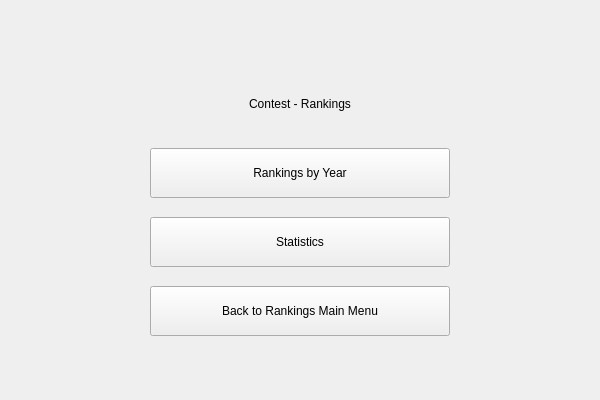
<?xml version="1.0" encoding="UTF-8"?>
<ui version="4.0">
 <class>rankings_contest_main_menu</class>
 <widget class="QWidget" name="rankings_contest_main_menu">
  <property name="geometry">
   <rect>
    <x>0</x>
    <y>0</y>
    <width>600</width>
    <height>400</height>
   </rect>
  </property>
  <property name="sizePolicy">
   <sizepolicy hsizetype="Expanding" vsizetype="Preferred">
    <horstretch>0</horstretch>
    <verstretch>0</verstretch>
   </sizepolicy>
  </property>
  <property name="windowTitle">
   <string>Form</string>
  </property>
  <property name="layoutDirection">
   <enum>Qt::LayoutDirection::LeftToRight</enum>
  </property>
  <layout class="QHBoxLayout" name="layout">
   <item>
    <spacer name="left_spacer">
     <property name="orientation">
      <enum>Qt::Orientation::Horizontal</enum>
     </property>
     <property name="sizeType">
      <enum>QSizePolicy::Policy::Preferred</enum>
     </property>
     <property name="sizeHint" stdset="0">
      <size>
       <width>100</width>
       <height>20</height>
      </size>
     </property>
    </spacer>
   </item>
   <item>
    <layout class="QVBoxLayout" name="main_vertical_layout">
     <item>
      <spacer name="top_spacer">
       <property name="orientation">
        <enum>Qt::Orientation::Vertical</enum>
       </property>
       <property name="sizeHint" stdset="0">
        <size>
         <width>20</width>
         <height>68</height>
        </size>
       </property>
      </spacer>
     </item>
     <item>
      <widget class="QLabel" name="menu_title_label">
       <property name="sizePolicy">
        <sizepolicy hsizetype="Expanding" vsizetype="Preferred">
         <horstretch>0</horstretch>
         <verstretch>0</verstretch>
        </sizepolicy>
       </property>
       <property name="minimumSize">
        <size>
         <width>300</width>
         <height>50</height>
        </size>
       </property>
       <property name="text">
        <string>Contest - Rankings</string>
       </property>
       <property name="alignment">
        <set>Qt::AlignmentFlag::AlignCenter</set>
       </property>
      </widget>
     </item>
     <item>
      <spacer name="middle_spacer_3">
       <property name="orientation">
        <enum>Qt::Orientation::Vertical</enum>
       </property>
       <property name="sizeType">
        <enum>QSizePolicy::Policy::Fixed</enum>
       </property>
       <property name="sizeHint" stdset="0">
        <size>
         <width>20</width>
         <height>13</height>
        </size>
       </property>
      </spacer>
     </item>
     <item>
      <layout class="QHBoxLayout" name="horizontal_layout">
       <item>
        <spacer name="center_left_spacer">
         <property name="orientation">
          <enum>Qt::Orientation::Horizontal</enum>
         </property>
         <property name="sizeHint" stdset="0">
          <size>
           <width>33</width>
           <height>17</height>
          </size>
         </property>
        </spacer>
       </item>
       <item>
        <layout class="QVBoxLayout" name="center_vertical_layout">
         <item>
          <widget class="QPushButton" name="rankings_button">
           <property name="sizePolicy">
            <sizepolicy hsizetype="Fixed" vsizetype="Fixed">
             <horstretch>0</horstretch>
             <verstretch>0</verstretch>
            </sizepolicy>
           </property>
           <property name="minimumSize">
            <size>
             <width>300</width>
             <height>50</height>
            </size>
           </property>
           <property name="text">
            <string>Rankings by Year</string>
           </property>
          </widget>
         </item>
         <item>
          <spacer name="middle_spacer_2">
           <property name="orientation">
            <enum>Qt::Orientation::Vertical</enum>
           </property>
           <property name="sizeType">
            <enum>QSizePolicy::Policy::Fixed</enum>
           </property>
           <property name="sizeHint" stdset="0">
            <size>
             <width>20</width>
             <height>13</height>
            </size>
           </property>
          </spacer>
         </item>
         <item>
          <widget class="QPushButton" name="statistics_button">
           <property name="sizePolicy">
            <sizepolicy hsizetype="Fixed" vsizetype="Fixed">
             <horstretch>0</horstretch>
             <verstretch>0</verstretch>
            </sizepolicy>
           </property>
           <property name="minimumSize">
            <size>
             <width>300</width>
             <height>50</height>
            </size>
           </property>
           <property name="text">
            <string>Statistics</string>
           </property>
          </widget>
         </item>
         <item>
          <spacer name="middle_spacer_1">
           <property name="orientation">
            <enum>Qt::Orientation::Vertical</enum>
           </property>
           <property name="sizeType">
            <enum>QSizePolicy::Policy::Fixed</enum>
           </property>
           <property name="sizeHint" stdset="0">
            <size>
             <width>20</width>
             <height>13</height>
            </size>
           </property>
          </spacer>
         </item>
         <item>
          <widget class="QPushButton" name="back_button">
           <property name="sizePolicy">
            <sizepolicy hsizetype="Fixed" vsizetype="Fixed">
             <horstretch>0</horstretch>
             <verstretch>0</verstretch>
            </sizepolicy>
           </property>
           <property name="minimumSize">
            <size>
             <width>300</width>
             <height>50</height>
            </size>
           </property>
           <property name="text">
            <string>Back to Rankings Main Menu</string>
           </property>
          </widget>
         </item>
        </layout>
       </item>
       <item>
        <spacer name="center_right_spacer">
         <property name="orientation">
          <enum>Qt::Orientation::Horizontal</enum>
         </property>
         <property name="sizeHint" stdset="0">
          <size>
           <width>33</width>
           <height>17</height>
          </size>
         </property>
        </spacer>
       </item>
      </layout>
     </item>
     <item>
      <spacer name="bottom_spacer">
       <property name="orientation">
        <enum>Qt::Orientation::Vertical</enum>
       </property>
       <property name="sizeHint" stdset="0">
        <size>
         <width>17</width>
         <height>13</height>
        </size>
       </property>
      </spacer>
     </item>
    </layout>
   </item>
   <item>
    <spacer name="right_spacer">
     <property name="orientation">
      <enum>Qt::Orientation::Horizontal</enum>
     </property>
     <property name="sizeType">
      <enum>QSizePolicy::Policy::Preferred</enum>
     </property>
     <property name="sizeHint" stdset="0">
      <size>
       <width>100</width>
       <height>20</height>
      </size>
     </property>
    </spacer>
   </item>
  </layout>
 </widget>
 <resources/>
 <connections/>
</ui>
